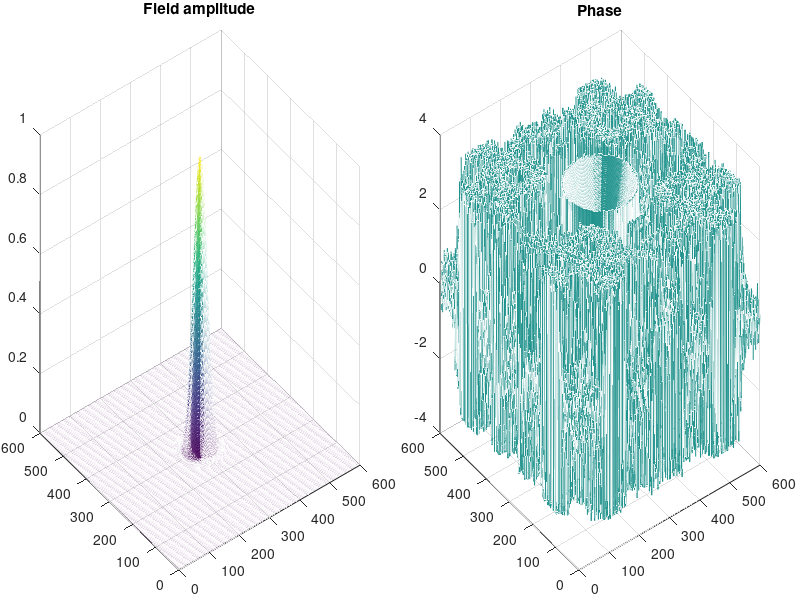

Source code (MATLAB):
%%
% Author: Madhu Veettikazhy
% Date: 22 March 2018
% Gaussian beam (CW) electric field propagation from the 
% focal point (initial waist plane width is defined here) 
% back to the distal end of the optical fiber. 
% ***************************************************************************************************

clc;
clear all;
close all;

%% Creating the plot figure
hFigure = figure;
hAxesEField = axes('Position', [0.05 0.05 0.4 0.9], 'Parent', hFigure);
hAxesPhase = axes('Position', [0.55 0.05 0.4 0.9], 'Parent', hFigure);

%% General parameters

N=600;                                                                          % Resolution 
L=250e-6;                                                                      % Active area 
delta=L/N;                                                                      % Pixel pitch 
lambda=632.8e-9;                                                           % Wavelength 
lambdabar=lambda/(2*pi);
w=10e-6;                                                                        % Initial waist plane width of the gaussian beam
k=1/lambdabar;                                                               % Wavenumber
format LONGENG

%% Gaussian beam generation

x=(-N/2:N/2-1);
y=x;
[X,Y]=meshgrid(x,y);  

R = sqrt(X.^2+Y.^2);                                                        % r and phi co-ordinates
PHI = atan2(Y,X);
gauss = exp(-(R.^2).*(delta/w)^2);                                      % Gaussian field amplitude
phase = 1;                                                                          % Phase
E_gauss=gauss.*phase;                                                       % Electric field
E_gauss=E_gauss/sqrt(max(max(abs(E_gauss).^2)));            % Normalization of E field
% mesh(abs(E_gauss));

clearvars gauss phase x y                                                      % Clear unwanted variables

%% Fresnel Propagation

dist_z=1e-6;                                                                              % Steps in distance for every iteration (in meters)
prop_kernel= exp((-1i*dist_z*lambda*pi/(L^2)).*(R.^2));           % Fresnel propagation kernel
total_steps = 100;

E_field_prop = E_gauss;
E_field_Amplitude = abs(E_field_prop);
E_field_Angle = angle(E_field_prop);

hMeshEField = mesh(E_field_Amplitude, 'ZDataSource', 'E_field_Amplitude', 'Parent', hAxesEField);
title('Field amplitude', 'Parent', hAxesEField);
hImagescPhase = mesh(E_field_Angle, 'ZDataSource', 'E_field_Angle', 'Parent', hAxesPhase);
title('Phase', 'Parent', hAxesPhase);
%suptitle(['Propagated distance: ', num2str(prop_distance),' microns'])

%Propagating the E_gauss field in 'total_steps' steps of 'dist_z' meters
for iter = 1:total_steps
        E_field_fourier = fftshift(fft2(ifftshift(E_field_prop)));
        E_field_prop = fftshift(ifft2(ifftshift(E_field_fourier.*prop_kernel)));
        
        prop_distance = dist_z*iter/1e-6;                                       % In microns
        
        E_field_Amplitude = abs(E_field_prop);
        E_field_Angle = angle(E_field_prop);
        refreshdata(hFigure); drawnow;
end

%%  Angular Spectrum Propagation
% 
% dist_z = 1e-6;                       % altitude (meters) 
% phy_x = w;               % physical width (meters) 
% phy_y = w;               % physical length (meters) 
% Fs_x = N/phy_x; 
% Fs_y = N/phy_y; 
% dx2 = Fs_x^(-1); 
% dy2 = Fs_y^(-1); 
% dFx = Fs_x/N;
% dFy = Fs_y/N; 
% Fx = (-Fs_x/2:dFx:(Fs_x/2 - dFx)); 
% Fy = (-Fs_y/2:dFy:(Fs_y/2 - dFy)); 
% 
% % alpha and beta (wavenumber components) 
% alpha = lambda.*Fx; 
% beta = lambda.*Fy;
% 
% % gamma_cust 
% gamma_cust = zeros(length(beta), length(alpha)); 
% for j = 1:length(beta)     
%     for i = 1:length(alpha)         
%         if (alpha(i)^2 + beta(j)^2) > 1             
%             gamma_cust(j, i) = 0;         
%         else
%             gamma_cust(j, i) = sqrt(1 - alpha(i)^2 - beta(j)^2);         
%         end
%     end
% end
% 
% % angular spectrm based formula 
% U1=E_gauss;
% for iter=1:100
% U1 = ifft2(ifftshift(fftshift(fft2(U1)).*exp(1i*k.*gamma_cust.*dist_z))); 
% I1 = (1/(16*pi)).*(U1.*conj(U1)); 
% imagesc(I1),title(['Propagated step: ', num2str(iter)]); 
% drawnow;
% % pause(1);
% end
